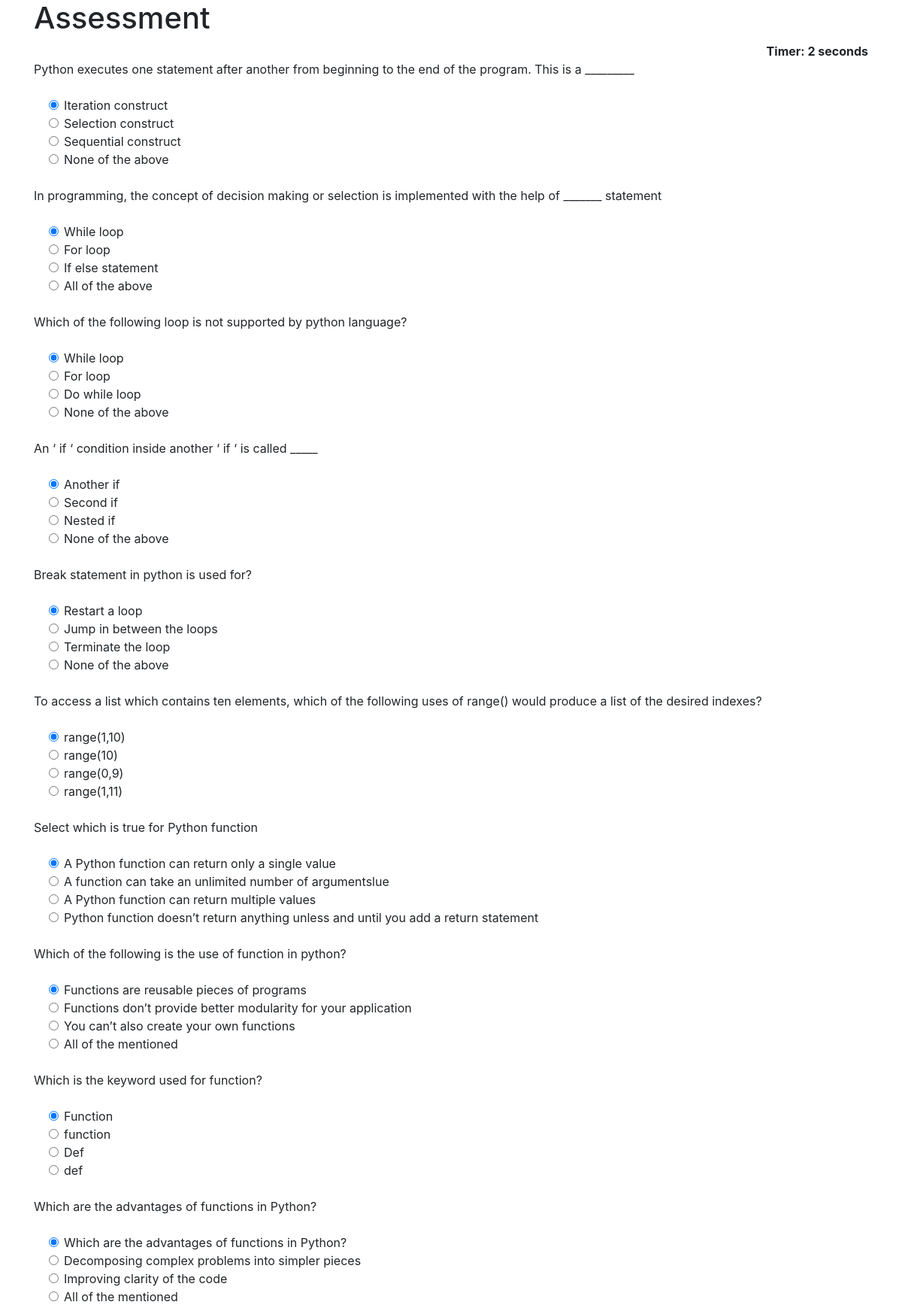
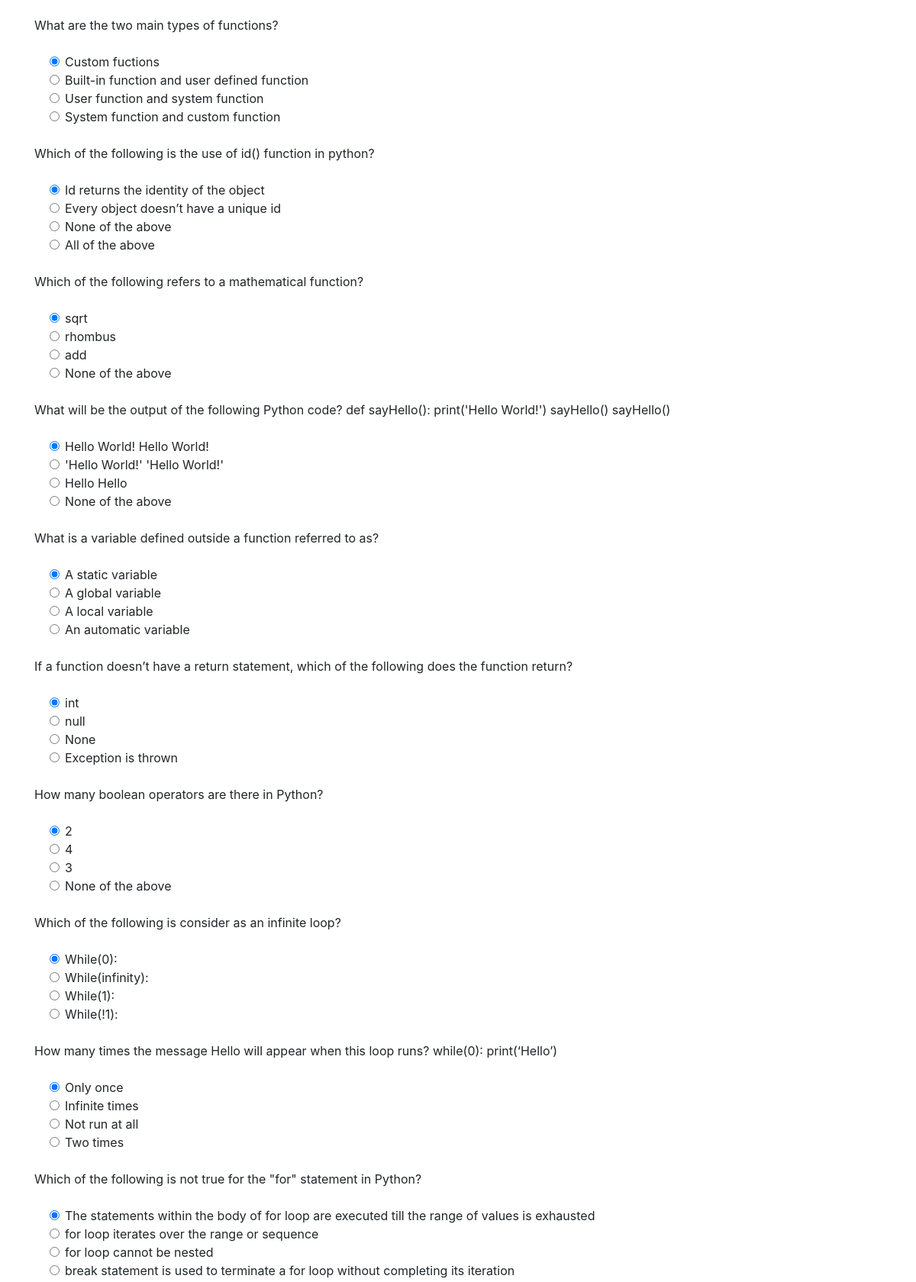
The page /quiz (upper part) on the database its author committed (2 pictures, top to bottom).
### app/models.py (models this page shows, shortened)
class QuesModel(models.Model):
    quiz = models.ForeignKey(Quiz, on_delete=models.CASCADE, null=True)
    question = models.CharField(max_length=200, null=True)
    op1 = models.CharField(max_length=200, null=True)
    op2 = models.CharField(max_length=200, null=True)
    op3 = models.CharField(max_length=200, null=True)
    op4 = models.CharField(max_length=200, null=True)
    ans = models.CharField(max_length=200, null=True)
    weight = models.FloatField(null=True)
    learnout = models.ForeignKey(LearnOut, on_delete=models.CASCADE, null=True)

### LMS/views.py (the view)
# urls.py: path('quiz', views.QUIZ, name='quiz'),
def QUIZ(request):
    if request.method == 'POST':
        achi = "Not achieved"
        print(request.POST)
        questions=QuesModel.objects.all()
        score=0
        wrong=0
        correct=0
        total=0
        for i,q in enumerate(questions):
            total+=1
            print(request.POST.get(q.question))
            print(q.ans)
            print()
            if q.ans == request.POST.get(q.question):
                score+=weights[i]
                correct+=1
                print(score)
            else:
                wrong+=1
        percent = score/(total*10) *100
        if score < 0.49 :
            achi = "Not Achieved"
        elif 0.5 <= score < 0.69:
            achi = "Moderatley Achieved"
        elif 0.69 <= score <= 1:
            achi = "Achieved"
        context = {
            'score':"{:.2f}".format(score),
            'time': request.POST.get('timer'),
            'correct':correct,
            'wrong':wrong,
            'percent':percent,
            'total':total,
            'achi':achi
        }
        return render(request,'quiz/result.html',context)
    else:
        questions=QuesModel.objects.all()
        context = {
            'questions': questions
        }
        return render(request,'quiz/quiz.html',context)

### templates/quiz/quiz.html (shortened to what this page needs)
{% extends 'quiz/dependencies.html' %}
{% block content %}
{% load static %}
<div class="container ">
<h1>Assessment</h1>
<div align="right " id="displaytimer"><b>Timer: 0 seconds</b></div>
 <form method='post' action=''>
    {% for q  in questions%}
    <div class="form-group">
      <label for="question">{{q.question}}</label>
    </div>
    <div class="form-check">
        <div class="form-check">
            <input class="form-check-input" type="radio" name="{{q.question}}" id="gridRadios1" value="{{q.op1}}" checked>
            <label class="form-check-label" for="gridRadios1">
                {{q.op1}}
            </label>
        </div>
        <div class="form-check">
            <input class="form-check-input" type="radio" name="{{q.question}}" id="gridRadios2" value="{{q.op2}}">
            <label class="form-check-label" for="gridRadios2">
                {{q.op2}}
            </label>
        </div>
        <div class="form-check">
            <input class="form-check-input" type="radio" name="{{q.question}}" id="gridRadios1" value="{{q.op3}}">
            <label class="form-check-label" for="gridRadios1">
                {{q.op3}}
            </label>
        </div>
        <div class="form-check">
            <input class="form-check-input" type="radio" name="{{q.question}}" id="gridRadios2" value="{{q.op4}}">
            <label class="form-check-label" for="gridRadios2">
                {{q.op4}}
            </label>
        </div>
        <br>
    </div>
    {% endfor %}
    <br>
  </form>
</div>
{% endblock %}

### rows shown on the page
QuesModel: question "Python executes one statement after another from beginning to the end of the program. This is a _________", op1 "Iteration construct", op2 "Selection construct", op3 "Sequential construct", op4 "None of the above"
QuesModel: question "In programming, the concept of decision making or selection is implemented with the help of _______ statement", op1 "While loop", op2 "For loop", op3 "If else statement", op4 "All of the above"
QuesModel: question "Which of the following loop is not supported by python language?", op1 "While loop", op2 "For loop", op3 "Do while loop", op4 "None of the above"
QuesModel: question "An ‘ if ‘ condition inside another ‘ if ‘ is called _____", op1 "Another if", op2 "Second if", op3 "Nested if", op4 "None of the above"
QuesModel: question "Break statement in python is used for?", op1 "Restart a loop", op2 "Jump in between the loops", op3 "Terminate the loop", op4 "None of the above"
QuesModel: question "To access a list which contains ten elements, which of the following uses of range() would produce a list of the desired indexes?", op1 "range(1,10)", op2 "range(10)", op3 "range(0,9)", op4 "range(1,11)"
QuesModel: question "Select which is true for Python function", op1 "A Python function can return only a single value", op2 "A function can take an unlimited number of argumentslue", op3 "A Python function can return multiple values", op4 "Python function doesn’t return anything unless and until you add a return statement"
QuesModel: question "Which of the following is the use of function in python?", op1 "Functions are reusable pieces of programs", op2 "Functions don’t provide better modularity for your application", op3 "You can’t also create your own functions", op4 "All of the mentioned"
QuesModel: question "Which is the keyword used for function?", op1 "Function", op2 "function", op3 "Def", op4 "def"
QuesModel: question "Which are the advantages of functions in Python?", op1 "Which are the advantages of functions in Python?", op2 "Decomposing complex problems into simpler pieces", op3 "Improving clarity of the code", op4 "All of the mentioned"
QuesModel: question "What are the two main types of functions?", op1 "Custom fuctions", op2 "Built-in function and user defined function", op3 "User function and system function", op4 "System function and custom function"
QuesModel: question "Which of the following is the use of id() function in python?", op1 "Id returns the identity of the object", op2 "Every object doesn’t have a unique id", op3 "None of the above", op4 "All of the above"
QuesModel: question "Which of the following refers to a mathematical function?", op1 "sqrt", op2 "rhombus", op3 "add", op4 "None of the above"
QuesModel: question "What will be the output of the following Python code? def sayHello(): print('Hello World!') sayHello() sayHello()", op1 "Hello World! Hello World!", op2 "'Hello World!' 'Hello World!'", op3 "Hello Hello", op4 "None of the above"
QuesModel: question "What is a variable defined outside a function referred to as?", op1 "A static variable", op2 "A global variable", op3 "A local variable", op4 "An automatic variable"
QuesModel: question "If a function doesn’t have a return statement, which of the following does the function return?", op1 "int", op2 "null", op3 "None", op4 "Exception is thrown"
QuesModel: question "How many boolean operators are there in Python?", op1 "2", op2 "4", op3 "3", op4 "None of the above"
QuesModel: question "Which of the following is consider as an infinite loop?", op1 "While(0):", op2 "While(infinity):", op3 "While(1):", op4 "While(!1):"
QuesModel: question "How many times the message Hello will appear when this loop runs? while(0): print(‘Hello’)", op1 "Only once", op2 "Infinite times", op3 "Not run at all", op4 "Two times"
QuesModel: question "Which of the following is not true for the \"for\" statement in Python?", op1 "The statements within the body of for loop are executed till the range of values is exhausted", op2 "for loop iterates over the range or sequence", op3 "for loop cannot be nested", op4 "break statement is used to terminate a for loop without completing its iteration"
